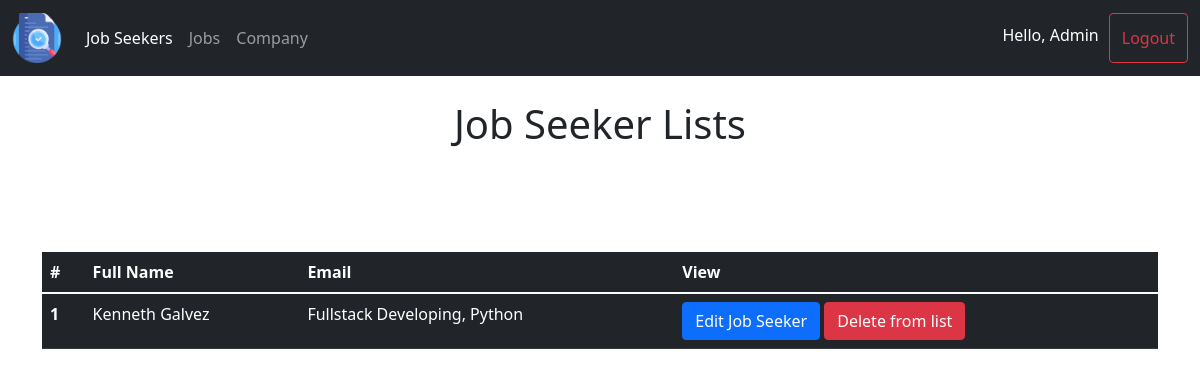
Page /job_seeker/ on the earlier database version.
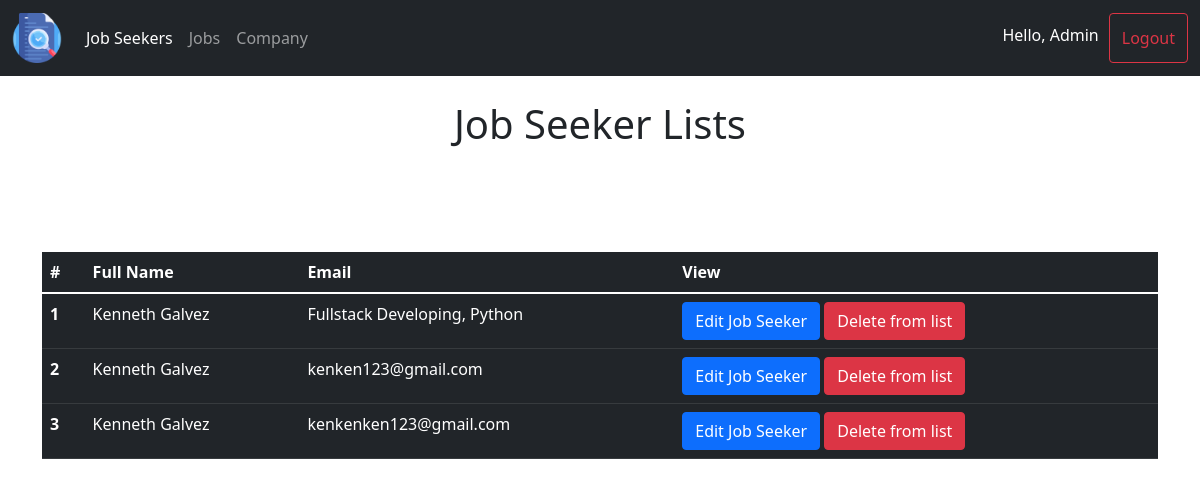
Same page on the later database version.
### main_app/models.py (models this page shows, shortened)
class User(models.Model):
    profile_picture = models.ImageField(null=False, blank=True, default='user.png')
    username = models.CharField(max_length=30, null=False, blank=False)
    firstname = models.CharField(max_length=30, null=False, blank=False, default="n/a")
    lastname = models.CharField(max_length=30, null=False, blank=False)
    gender = models.CharField(max_length=30, null=False, default="default")
    phone = models.IntegerField(default='0')
    skills = models.CharField(max_length=100, null=False, default="n/a")
    achievements = models.CharField(max_length=100, null=False, default="n/a")
    job_type = models.CharField(max_length=30, null=False, default="all")
    email = models.CharField(max_length=30, null=False, blank=False)
    password = models.CharField(max_length=30, null=False, blank=False)
    id = models.BigAutoField(primary_key=True)

### main_app/views.py (the view)
# urls.py: path('job_seeker/', views.job_seeker, name="job_seeker"),
def job_seeker(request):
    request.session['page'] = "job_seeker"
    job_seekers = User.objects.all()
    return render(request,'admin/job_seeker.html',{"job_seekers":job_seekers})

### main_app/templates/admin/job_seeker.html (shortened to what this page needs)
{% include 'admin/main_base.html' %}
{% load static %}
{% block content %}
<div class="container">
    <br>
    <h1 align="center">Job Seeker Lists</h1>
    <br>
    <br>
    <br>
    <br>
    <table class="table table-dark table-hover">
        <thead>
          <tr>
            <th scope="col">#</th>
            <th scope="col">Full Name</th>
            <th scope="col">Email</th>
            <th>View</th>
          </tr>
        </thead>
        <tbody>
          {% for job_seeker in job_seekers %}
          <tr>
            <th scope="row">{{forloop.counter}}</th>
            <td>{{job_seeker.firstname}} {{job_seeker.lastname}}</td>
            <td>{{job_seeker.email}}</td>
            <td>
                <button type="submit" class="btn btn-primary" data-bs-toggle="modal" data-bs-target="#view_job_modal" onclick="get_data('{{job_seeker.id}}',
                '{{job_seeker.username}}','{{job_seeker.firstname}}',
                '{{job_seeker.lastname}}','{{job_seeker.gender}}','{{job_seeker.phone}}','{{job_seeker.skills}}',
                '{{job_seeker.email}}','{{job_seeker.achievements}}','{{job_seeker.job_type}}')">Edit Job Seeker</button>
                <button type="submit" class="btn btn-danger" onclick="delete_job_seeker('{{job_seeker.id}}')">Delete from list</button>
            </td>
          </tr>
          {% endfor %}
        </tbody>
      </table>
</div>
{% endblock %}

Differences in the rows shown:
added User: firstname "Kenneth", lastname "Galvez", email "kenken123@gmail.com"
added User: firstname "Kenneth", lastname "Galvez", email "kenkenken123@gmail.com"
